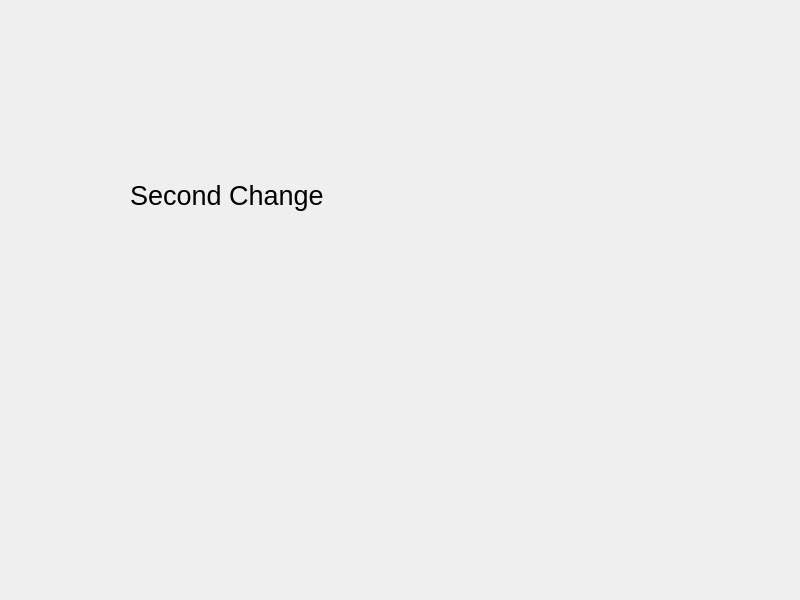
<?xml version="1.0" encoding="UTF-8"?>
<ui version="4.0">
 <class>LoginWindow</class>
 <widget class="QDialog" name="LoginWindow">
  <property name="geometry">
   <rect>
    <x>0</x>
    <y>0</y>
    <width>800</width>
    <height>600</height>
   </rect>
  </property>
  <property name="windowTitle">
   <string>LoginWindow</string>
  </property>
  <widget class="QLabel" name="label">
   <property name="geometry">
    <rect>
     <x>130</x>
     <y>130</y>
     <width>321</width>
     <height>131</height>
    </rect>
   </property>
   <property name="font">
    <font>
     <pointsize>20</pointsize>
    </font>
   </property>
   <property name="text">
    <string>Second Change</string>
   </property>
  </widget>
 </widget>
 <resources/>
 <connections/>
</ui>
